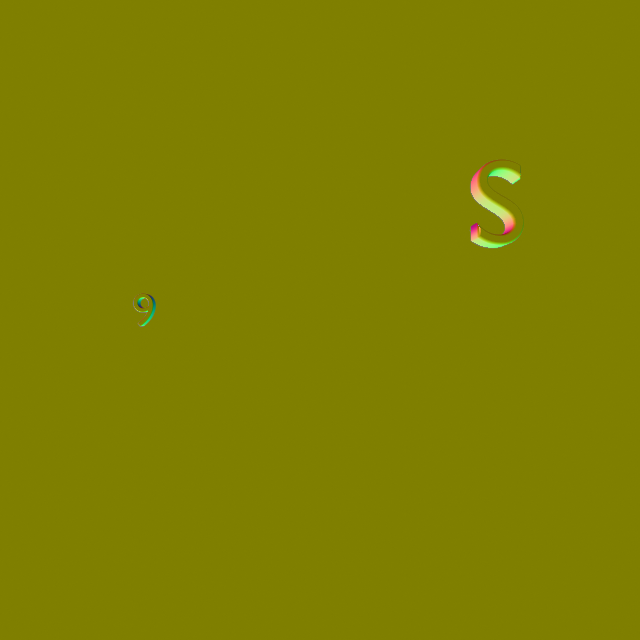
#> input picture inference/normal_flipped.png, 640 x 640 px
$ python flip_normals.py --input-dir inference
#> lines starting #> are read from the running program, lines starting #| are printed output that depends on the picture
"""
A normal 'map' is an image representing normals in the RGB space. A standard normal or normal vector is in the range
[-1, 1] and cannot be represented in RGB directly.
"""

import argparse
from datetime import datetime
from pathlib import Path

import cv2
import numpy as np

VALID_IMAGE_EXTENSIONS = {".png", ".jpg", ".jpeg"}


def parse_args():
    parser = argparse.ArgumentParser(
        description="Flip normal directions.", formatter_class=argparse.ArgumentDefaultsHelpFormatter
    )
    parser.add_argument(
        "-i",
        "--input-dir",
        type=str,
        help="Path to the input directory containing the normal maps to flip.",
        metavar=str,
    )
    parser.add_argument(
        "-n",
        "--normal-path",
        type=str,
        help=(
            "Path to the normal map to flip. REQUIRED if --input-dir is not provided. IGNORED if --input-dir is"
            " provided."
        ),
        metavar=str,
    )
    parser.add_argument(
        "-o",
        "--output-dir",
        type=str,
        help="Path to the output directory. Defaults to 'flipped_normals/YYYYMMDD_HHMMSS'",
        metavar=str,
    )
    parser.add_argument(
        "-b",
        "--bit-depth",
        type=int,
        default=8,
        help="Bit depth of the normal map.",
        metavar=int,
    )
    args = parser.parse_args()

    if args.input_dir is None and args.normal_path is None:
        raise ValueError("Either --input-dir or --normal-path must be provided.")

    return args


def flip_normalmap_in_color_space(image: np.ndarray, bit_depth: int) -> np.ndarray:
    max_value = (2**bit_depth) - 1
    normal_image_flipped = max_value - image

    return normal_image_flipped


def flip_normalmap_in_vector_space(image: np.ndarray, bit_depth: int) -> np.ndarray:
    max_value = (2**bit_depth) - 1
    normal_image_normalized = image / max_value
    # Convert to [-1, 1] range.
    normal_vectors = normal_image_normalized * 2.0 - 1.0
    # Flip the normals. If they were facing up a plane, now they face down from it.
    normal_vectors_flipped = normal_vectors * -1.0
    # Re-map the [-1, 1] normal vectors to the range [0, max_value].
    normal_image_flipped = (normal_vectors_flipped + 1.0) * max_value * 0.5

    return normal_image_flipped


def main():
    timestamp = datetime.now().strftime("%Y%m%d_%H%M%S")
    args = parse_args()

    input_dir = Path(args.input_dir) if args.input_dir else None
    normal_path = Path(args.normal_path) if args.normal_path else None
    output_dir = Path(args.output_dir) if args.output_dir else Path("normal_flipped") / timestamp
    bit_depth = args.bit_depth

    arguments_lines = f"""
        ------------------------------------------------------------
        ARGUMENTS
        ------------------------------------------------------------
        Input Directory  : {input_dir.as_posix() if input_dir else "NOT GIVEN"}
        Normal Path      : {normal_path.as_posix() if input_dir is None else "IGNORED"}
        Output Directory : {output_dir.as_posix()}
        Bit Depth        : {bit_depth}
        ============================================================
    """
    arguments_text = "\n".join(line.strip() for line in arguments_lines.split("\n"))
    print(arguments_text)

    output_dir.mkdir(parents=True, exist_ok=True)

    if input_dir:
        # Process all images in the input directory.
        for normal_path in input_dir.glob("*"):
            if normal_path.suffix.lower() in VALID_IMAGE_EXTENSIONS:
                normal_image = cv2.imread(str(normal_path), cv2.IMREAD_UNCHANGED)
#> normal_image is the input picture: shape (640, 640, 3); mean B, G, R 0.4, 127.3, 127.3
                normal_image_flipped = flip_normalmap_in_color_space(normal_image, bit_depth)
#> in flip_normalmap_in_color_space, `normal_image_flipped = max_value - image`:
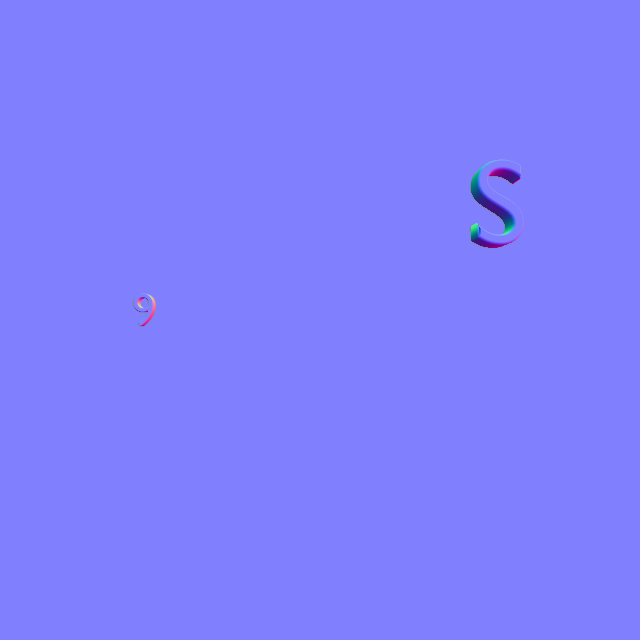
#> normal_image_flipped: shape (640, 640, 3); mean B, G, R 254.6, 127.7, 127.7
                cv2.imwrite(
                    str(output_dir / f"{normal_path.stem}_flipped{normal_path.suffix}"),
                    normal_image_flipped.astype(normal_image.dtype),
                )
    else:
        # Process a single image.
        normal_image = cv2.imread(normal_path, cv2.IMREAD_UNCHANGED)
        normal_image_flipped = flip_normalmap_in_color_space(normal_image, bit_depth)
        cv2.imwrite(
            str(output_dir / f"{normal_path.stem}_flipped{normal_path.suffix}"),
            normal_image_flipped.astype(normal_image.dtype),
        )


if __name__ == "__main__":
    main()
